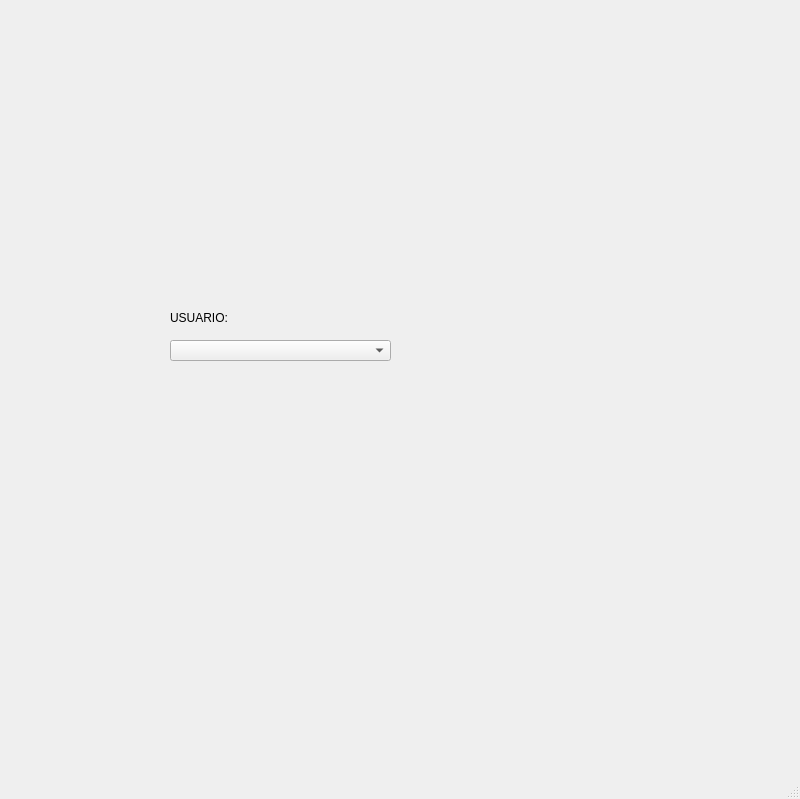
<?xml version="1.0" encoding="UTF-8"?>
<ui version="4.0">
 <class>MainWindow</class>
 <widget class="QMainWindow" name="MainWindow">
  <property name="geometry">
   <rect>
    <x>0</x>
    <y>0</y>
    <width>800</width>
    <height>799</height>
   </rect>
  </property>
  <property name="windowTitle">
   <string>MainWindow</string>
  </property>
  <widget class="QWidget" name="centralwidget">
   <widget class="QLabel" name="label">
    <property name="geometry">
     <rect>
      <x>20</x>
      <y>20</y>
      <width>111</width>
      <height>71</height>
     </rect>
    </property>
    <property name="text">
     <string/>
    </property>
    <property name="pixmap">
     <pixmap resource="../recursos.qrc">:/logos/Imagenes/logoCT.png</pixmap>
    </property>
    <property name="scaledContents">
     <bool>true</bool>
    </property>
   </widget>
   <widget class="QLabel" name="label_2">
    <property name="geometry">
     <rect>
      <x>680</x>
      <y>20</y>
      <width>101</width>
      <height>71</height>
     </rect>
    </property>
    <property name="text">
     <string/>
    </property>
    <property name="pixmap">
     <pixmap resource="../recursos.qrc">:/logos/Imagenes/logoCT.png</pixmap>
    </property>
    <property name="scaledContents">
     <bool>true</bool>
    </property>
   </widget>
   <widget class="QLabel" name="label_3">
    <property name="geometry">
     <rect>
      <x>680</x>
      <y>640</y>
      <width>101</width>
      <height>81</height>
     </rect>
    </property>
    <property name="text">
     <string/>
    </property>
    <property name="pixmap">
     <pixmap resource="../recursos.qrc">:/logos/Imagenes/logoCT.png</pixmap>
    </property>
    <property name="scaledContents">
     <bool>true</bool>
    </property>
   </widget>
   <widget class="QLabel" name="img_persona">
    <property name="geometry">
     <rect>
      <x>440</x>
      <y>240</y>
      <width>181</width>
      <height>231</height>
     </rect>
    </property>
    <property name="text">
     <string/>
    </property>
    <property name="pixmap">
     <pixmap resource="../recursos.qrc">:/logos/Imagenes/logoCT.png</pixmap>
    </property>
    <property name="scaledContents">
     <bool>true</bool>
    </property>
   </widget>
   <widget class="QLabel" name="label_4">
    <property name="geometry">
     <rect>
      <x>170</x>
      <y>310</y>
      <width>61</width>
      <height>16</height>
     </rect>
    </property>
    <property name="text">
     <string>USUARIO:</string>
    </property>
   </widget>
   <widget class="QComboBox" name="combo_personas">
    <property name="geometry">
     <rect>
      <x>170</x>
      <y>340</y>
      <width>221</width>
      <height>21</height>
     </rect>
    </property>
   </widget>
  </widget>
  <widget class="QMenuBar" name="menubar">
   <property name="geometry">
    <rect>
     <x>0</x>
     <y>0</y>
     <width>800</width>
     <height>26</height>
    </rect>
   </property>
  </widget>
  <widget class="QStatusBar" name="statusbar"/>
 </widget>
 <resources>
  <include location="../recursos.qrc"/>
 </resources>
 <connections/>
</ui>
